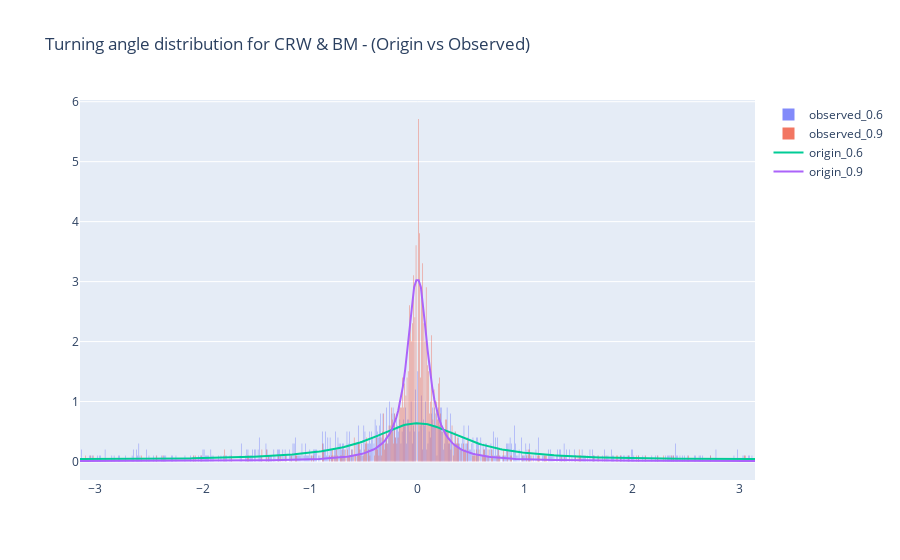

The cell this chart's notebook holds for it:
### Code cell
# PLot histogram
fig_met_df_3 = go.Figure()

plot_2d_histogram(met_crw_6_9_df.TA_CRW_6, "observed_0.6", fig_met_df_3)
plot_2d_histogram(met_crw_6_9_df.TA_CRW_9, "observed_0.9", fig_met_df_3)

# Cauchy Dist aux Vector params
resolution = 300
aux_domain = np.linspace(0, 2*np.pi, resolution)

for CRW_exponent in [0.6, 0.9]:
  wrapcauchy_pdf = np.array([wrapcauchy.pdf(i, CRW_exponent) for i in aux_domain])

  # Plot Aux Vector
  aux_plot = np.linspace(-np.pi, np.pi, resolution)

  plot_wrapcauchy_pdf = np.concatenate((wrapcauchy_pdf[int (resolution/2):resolution], wrapcauchy_pdf[0:int(resolution/2)]),  axis=0)
  plot_2d_scatter(aux_plot, plot_wrapcauchy_pdf, f'origin_{CRW_exponent}', fig_met_df_3)

fig_met_df_3.update_layout(
    title_text='Turning angle distribution for CRW & BM - (Origin vs Observed)'
)
fig_met_df_3.show()

### Figure 1 — Plotly figure (JSON) as saved in the notebook; plotly's stock layout.template omitted (floating-point values rounded to 4 significant figures; data arrays with more than 128 entries replaced by an {"elided": "..."} marker saying what was removed)
{"data": [{"histnorm": "percent", "name": "observed_0.6", "opacity": 0.8, "showlegend": true, "type": "histogram", "x": {"elided": "998 float values"}, "xbins": {"size": 0.01047}}, {"histnorm": "percent", "name": "observed_0.9", "opacity": 0.8, "showlegend": true, "type": "histogram", "x": {"elided": "998 float values"}, "xbins": {"size": 0.01047}}, {"line": {"width": 2}, "marker": {"size": 2}, "name": "origin_0.6", "showlegend": true, "type": "scatter", "x": {"elided": "300 float values"}, "y": {"elided": "300 float values"}}, {"line": {"width": 2}, "marker": {"size": 2}, "name": "origin_0.9", "showlegend": true, "type": "scatter", "x": {"elided": "300 float values"}, "y": {"elided": "300 float values"}}], "layout": {"title": {"text": "Turning angle distribution for CRW & BM - (Origin vs Observed)"}}}
